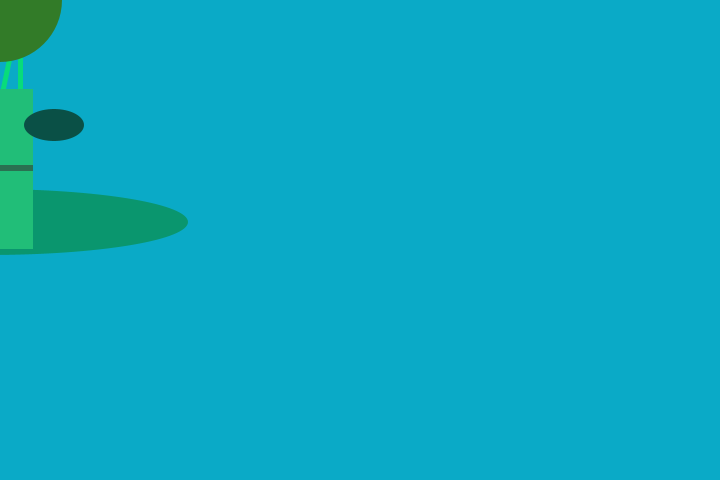
Frame 1 (no input)
Frame 60 (the mouse pressed at the canvas centre just before this capture): identical to frame 1, image omitted
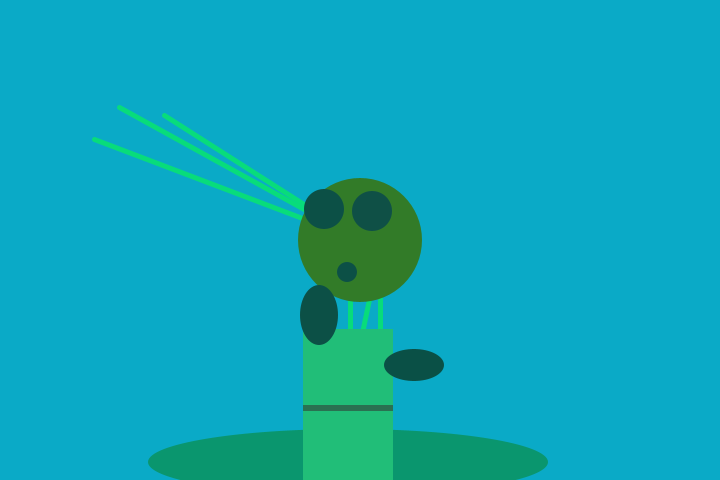
Frame 120 (the mouse held since frame 60 and released just before this capture)

The Processing sketch that drew these frames (run headless with seeded random() and noise(); from frame 60 on, the mouse is pressed at the canvas centre):

// Processing sketch: processing_186106
// ── processing_186106.pde

void setup() {
size(720,480);
}
void draw() {
background(255,60,185);
translate(-276+mouseX,-155+mouseY);

smooth();
strokeWeight(5);
background(10,170,199);
ellipseMode(RADIUS);

// Neck
stroke(8,220,123); 
line(266,257,266,162);
line(276,257,296,162);
line(296,257,296,162);

//Antennae
line(276,155,35,22);
line(276,155,10,54);
line(276,155,80,30);

//Body
noStroke();
fill(10,150,110);
ellipse(264,377,200,33);
fill(33,190,120);
rect(219,244,90,160);
fill(49.98,140);
rect(219,320,90,6);

//Head
fill(50,123,40);
ellipse(276,155,62,62);
fill(15,80,70);
ellipse(288,126,20,20);
fill(10,80,70);
ellipse(330,280,30,16);
fill(12,80,70);
ellipse(263,187,10,10);
ellipse(240,124,20,20);
ellipse(235,230,19,30);
}
